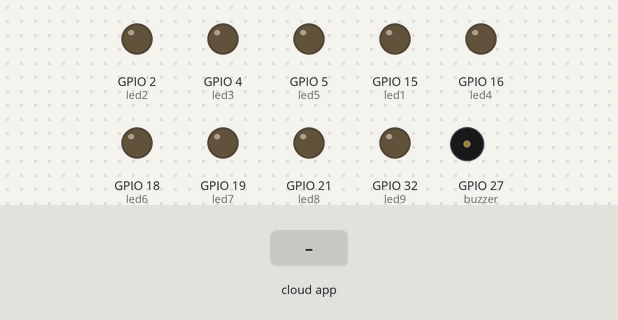
Recording of a sketch running on a simulated ESP32. Parts: output pins drawn as LEDs (lit = HIGH), buzzer (waves = sounding). The inputs (shaded band) are chosen by the test bench. WiFi joins after 1.5 s; servers stay silent unless stated; the local clock reads 2024-03-15 10:24:30 at power-on unless the sketch sets it; the Firebase database answers and starts empty; what the sketch prints to the serial monitor is not drawn.

Above: at 2.7 s.
2.8 s: the phone or cloud app sets funcaoalarme to 1
At 5.8 s:
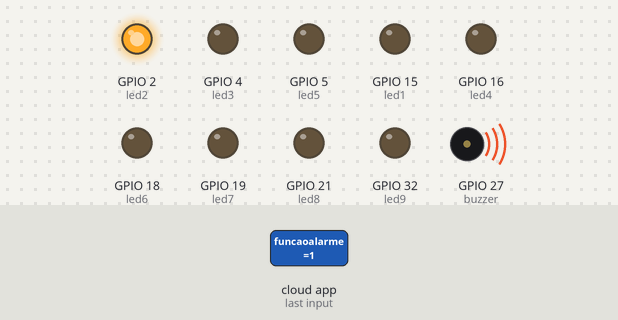
6.7 s: the phone or cloud app sets hora to 1
At 12.0 s:
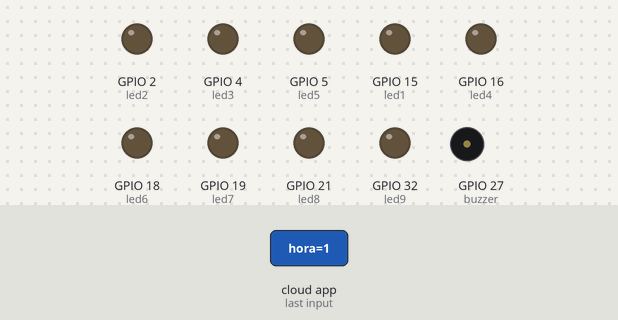
Timing chart, 0 to 13.5 s (numbered marks = the images above; inputs shaded):
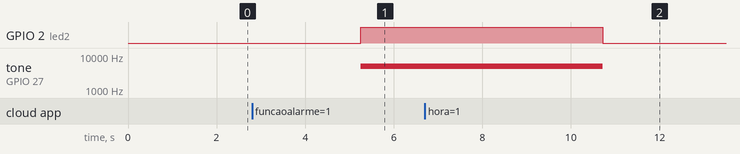

Measured:
- after the input at 2.8 s, GPIO 2 (led2): LOW → HIGH after 2.5 s; tone on GPIO 27 (buzzer): silent → 5000 Hz after 2.5 s
- after the input at 6.7 s, GPIO 2 (led2): HIGH → LOW after 4.0 s; tone on GPIO 27 (buzzer): 5000 Hz → silent after 4.0 s

The sketch:

teste27.ino
```cpp
//Biblioteca
#include <NTPClient.h>  // Biblioteca do NTP.
#include <WiFi.h>       // Biblioteca do WiFi.
#include <IOXhop_FirebaseESP32.h>
#include <ArduinoJson.h>
#include <TimeAlarms.h>
#include <TimeLib.h>


#define FIREBASE_HOST "https://projetoaulaextra-64b8d-default-rtdb.firebaseio.com"
#define FIREBASE_AUTH "XWj6EaNcf9tpwxrAjAM995NJxDjZSceyxjIiLyjd"
#define WIFI_SSID "Teste"
#define WIFI_PASSWORD "123456780"

#define led1 15
#define led2 2  // definição dos pinos de saidas
#define led3 4
#define led4 16
#define led5 5  // definição dos pinos de saidas
#define led6 18
#define led7 19
#define led8 21
#define led9 32
#define buzzer 27

// setting PWM properties
const int freq = 5000;
const int ledChannel = 0;
const int resolution = 8;


//Conexão com wifi
const char* ssid = "Teste";
const char* password = "123456780";
// --------------Configuração de relógio online -------------------
const char* ntpServer1 = "c.st1.ntp.br";  //Endereço 1
const char* ntpServer2 = "pool.ntp.org";  //Endereço 2
const long gmtOffset_sec = 0;
const int daylightOffset_sec = -3600 * 3;

//***** Variáveis para controle de tempo ****
unsigned long tempoAtual;
unsigned long tempoAlarmeTools;
unsigned long tempoTesteMaleta;
unsigned long tempoLed;

unsigned long tempoAtualCase0;
unsigned long tempoAtualCase0_1;
//*******************************************
unsigned char step;  // Controle da máquina de estado para leitura da programação dos compartimentos.
unsigned char stepTesteMaleta;

static uint8_t ChAnterior[8];
static uint8_t CmAnterior[8];
static uint8_t horaAnterior[8];
static uint8_t minutoAnterior[8];

int hrs = 0;
int mins = 0;
uint8_t Ch[8];
uint8_t Cm[8];
uint8_t hora[8];
uint8_t minuto[8];
uint8_t horamedi[8];
uint8_t minmedi[8];
bool ajustarHoraMinuto[8];
uint8_t desligaLed;

// static uint8_t ChAnterior[8];
// static uint8_t CmAnterior[8];
// static uint8_t horaAnterior[8];
// static uint8_t minutoAnterior[8];

int funcaoalarme;
int funcao;
int led_statusC1;
int led_statusC2;
int led_statusC3;
int led_statusC4;
int led_statusC5;
int led_statusC6;
int led_statusC7;
int led_statusC8;
int led_statusC9;
int buzzer_status;


struct tm timeinfo;

void printLocalTime() {

  if (!getLocalTime(&timeinfo)) {
    Serial.println("Não foi possivel obter o tempo");
    return;
  }                                    //Caso não consiga buscar o horario
  Serial.println(&timeinfo, "%H:%M");  //Saida horario monitor serial
}


void calculaHora(uint8_t Ch, uint8_t Cm, uint8_t hora, uint8_t minuto, uint8_t *valorHora, uint8_t *valorMinuto) {
  *valorHora   = Ch + hora;
  *valorMinuto = Cm + minuto;

  // Correção dos minutos e horas
  if (*valorMinuto >= 60) {
    *valorHora += *valorMinuto / 60; // Soma o resultado da divisão ao valor da Hora
    *valorMinuto %= 60;             // Recebe o resto da divisão, desta forma teremos o valor em minutos.
  }

  // Correção do valor das Horas
  if (*valorHora >= 24) {
    *valorHora %= 24;
  }

  // Ajusta a hora de tomar o remédio coma hora atual do relógio,
  // Quando a maleta é desliga e ligada novamente após minutos ou horas de tomar o remédio
  // é preciso fazer o ajuste até a hora atual.
  while (*valorHora < hrs || *valorMinuto < mins) {
    incrementoDaHora(hora, minuto, &(*valorHora), &(*valorMinuto));
  }

}


void incrementoDaHora(uint8_t incHora, uint8_t incMinutos, uint8_t *hora, uint8_t *minuto) {
  *minuto += incMinutos;
  *hora += incHora;

  if (*minuto >= 60) {
    *hora += *minuto / 60;  // Adiciona o resultado da divisão ao valor da Hora
    *minuto %= 60;          // Recebe o resto da divisão, resultando no valor correto em minutos
  }

  if (*hora >= 24) {
    *hora %= 24;  // Conversão hora
  }
}

bool houveAtualizacao(uint8_t compartimento) {
  bool status = false; // Não houve atualização do horário
  /*
      Serial.println("*********");
      Serial.println("houveAtualizacao_0:");
      Serial.println(Ch[compartimento]);
      Serial.println(ChAnterior[compartimento]);
      Serial.println(Cm[compartimento]);
      Serial.println(CmAnterior[compartimento]);
      Serial.println(hora[compartimento]);
      Serial.println(horaAnterior[compartimento]);
      Serial.println(minuto[compartimento]);
      Serial.println(minutoAnterior[compartimento]);
      Serial.println("*********");
  */

  if (Ch[compartimento] != ChAnterior[compartimento]) {
    ChAnterior[compartimento] = Ch[compartimento];
    status = true;
  }
  if (Cm[compartimento] != CmAnterior[compartimento]) {
    CmAnterior[compartimento] = Cm[compartimento];
    status = true;
  }
  if (hora[compartimento] != horaAnterior[compartimento]) {
    horaAnterior[compartimento] = hora[compartimento];
    status = true;
  }
  if (minuto[compartimento] != minutoAnterior[compartimento]) {
    minutoAnterior[compartimento] = minuto[compartimento];
    status = true;
  }
  return status;
}

// Função declaração alarme
void AlarmTools() {

  Serial.println("*********");
  Serial.print("step:");
  Serial.println(step);

  switch (step) {
    case 0:
      tempoAtualCase0 = millis();
      funcaoalarme = Firebase.getBool("maleta/funcaoalarme");
      hrs = timeinfo.tm_hour;
      mins = timeinfo.tm_min;
      step++;
      break;

    case 1:
      tempoAtualCase0 = millis();
      Ch[0] = Firebase.getInt("maleta/C1/hora");
      Cm[0] = Firebase.getInt("maleta/C1/min");
      hora[0] = Firebase.getInt("maleta/C1/adhoramed");
      minuto[0] = Firebase.getInt("maleta/C1/adminmed");
      if (houveAtualizacao(0)) { // Se houve atualização da programação, recalcula a hora de tomar o remédio.
        calculaHora(Ch[0], Cm[0], hora[0], minuto[0], &horamedi[0], &minmedi[0]);
      }
      step++;
      tempoAtualCase0_1 = millis();
      Serial.println("*********");
      Serial.print("Tempo para ler os dados:");
      Serial.println(tempoAtualCase0_1 - tempoAtualCase0);
      break;

    //    case 2:
    //      tempoAtualCase0 = millis();
    //      Ch[1] = Firebase.getInt("maleta/C2/hora");
    //      Cm[1] = Firebase.getInt("maleta/C2/min");
    //      hora[1] = Firebase.getInt("maleta/C2/adhoramed");
    //      minuto[1] = Firebase.getInt("maleta/C2/adminmed");
    //      horamedi[1] = Ch[1] + hora[1];
    //      minmedi[1] = Cm[1] + minuto[1];
    //      if (houveatualizacao(1)) {
    //        calculaHora(Ch[1], Cm[1], hora[1], minuto[1], &horamedi[1], &minmedi[1]);
    //      }
    //      step++;
    //      tempoAtualCase0_1 = millis();
    //      Serial.println("*********");
    //      Serial.print("Tempo para ler os dados:");
    //      Serial.println(tempoAtualCase0_1 - tempoAtualCase0);
    //      break;
    //
    //    case 3:
    //      tempoAtualCase0 = millis();
    //      Ch[2] = Firebase.getInt("maleta/C3/hora");
    //      Cm[2] = Firebase.getInt("maleta/C3/min");
    //      hora[2] = Firebase.getInt("maleta/C3/adhoramed");
    //      minuto[2] = Firebase.getInt("maleta/C3/adminmed");
    //      horamedi[2] = Ch[2] + hora[2];
    //      minmedi[2] = Cm[2] + minuto[2];
    //      if (houveatualizacao(2)) {
    //        calculaHora(Ch[2], Cm[2], hora[2], minuto[2], &horamedi[2], &minmedi[2]);
    //      }
    //
    //      step++;
    //      tempoAtualCase0_1 = millis();
    //      Serial.println("*********");
    //      Serial.print("Tempo para ler os dados:");
    //      Serial.println(tempoAtualCase0_1 - tempoAtualCase0);
    //      break;
    //
    //    case 4:
    //      tempoAtualCase0 = millis();
    //      Ch[3] = Firebase.getInt("maleta/C4/hora");
    //      Cm[3] = Firebase.getInt("maleta/C4/min");
    //      hora[3] = Firebase.getInt("maleta/C4/adhoramed");
    //      minuto[3] = Firebase.getInt("maleta/C4/adminmed");
    //      horamedi[3] = Ch[3] + hora[3];
    //      minmedi[3] = Cm[3] + minuto[3];
    //      if (houveatualizacao(3)) {
    //        calculaHora(Ch[3], Cm[3], hora[3], minuto[3], &horamedi[3], &minmedi[3]);
    //      }
    //
    //      step++;
    //      tempoAtualCase0_1 = millis();
    //      Serial.println("*********");
    //      Serial.print("Tempo para ler os dados:");
    //      Serial.println(tempoAtualCase0_1 - tempoAtualCase0);
    //      break;
    //
    //    case 5:
    //      tempoAtualCase0 = millis();
    //      Ch[4] = Firebase.getInt("maleta/C5/hora");
    //      Cm[4] = Firebase.getInt("maleta/C5/min");
    //      hora[4] = Firebase.getInt("maleta/C5/adhoramed");
    //      minuto[4] = Firebase.getInt("maleta/C5/adminmed");
    //      horamedi[4] = Ch[4] + hora[4];
    //      minmedi[4] = Cm[4] + minuto[4];
    //      if (houveatualizacao(4)) {
    //        calculaHora(Ch[4], Cm[4], hora[4], minuto[4], &horamedi[4], &minmedi[4]);
    //      }
    //
    //      step++;
    //      tempoAtualCase0_1 = millis();
    //      Serial.println("*********");
    //      Serial.print("Tempo para ler os dados:");
    //      Serial.println(tempoAtualCase0_1 - tempoAtualCase0);
    //      break;
    //
    //    case 6:
    //      tempoAtualCase0 = millis();
    //      Ch[5] = Firebase.getInt("maleta/C6/hora");
    //      Cm[5] = Firebase.getInt("maleta/C6/min");
    //      hora[5] = Firebase.getInt("maleta/C6/adhoramed");
    //      minuto[5] = Firebase.getInt("maleta/C6/adminmed");
    //      horamedi[5] = Ch[5] + hora[5];
    //      minmedi[5] = Cm[5] + minuto[5];
    //      // if (houveatualizacao(5)) {
    //      calculaHora(Ch[5], Cm[5], hora[5], minuto[5], &horamedi[5], &minmedi[5]);
    //      // }
    //      step++;
    //      tempoAtualCase0_1 = millis();
    //      Serial.println("*********");
    //      Serial.print("Tempo para ler os dados:");
    //      Serial.println(tempoAtualCase0_1 - tempoAtualCase0);
    //      break;
    //
    //    case 7:
    //      tempoAtualCase0 = millis();
    //      Ch[6] = Firebase.getInt("maleta/C7/hora");
    //      Cm[6] = Firebase.getInt("maleta/C7/min");
    //      hora[6] = Firebase.getInt("maleta/C7/adhoramed");
    //      minuto[6] = Firebase.getInt("maleta/C7/adminmed");
    //      horamedi[6] = (Ch[6] + hora[6]) * horamedi[6];
    //      minmedi[6] = (Cm[6] + minuto[6]) * minmedi[6];
    //      if (houveatualizacao(6)) {
    //        calculaHora(Ch[6], Cm[6], hora[6], minuto[6], &horamedi[6], &minmedi[6]);
    //      }
    //
    //      step++;
    //      tempoAtualCase0_1 = millis();
    //      Serial.println("*********");
    //      Serial.print("Tempo para ler os dados:");
    //      Serial.println(tempoAtualCase0_1 - tempoAtualCase0);
    //      break;
    //
    //    case 8:
    //      tempoAtualCase0 = millis();
    //      Ch[7] = Firebase.getInt("maleta/C8/hora");
    //      Cm[7] = Firebase.getInt("maleta/C8/min");
    //      hora[7] = Firebase.getInt("maleta/C8/adhoramed");
    //      minuto[7] = Firebase.getInt("maleta/C8/adminmed");
    //      horamedi[7] = Ch[7] + hora[7];
    //      minmedi[7] = Cm[7] + minuto[7];
    //      if (houveatualizacao(7)) {
    //        calculaHora(Ch[7], Cm[7], hora[7], minuto[7], &horamedi[7], &minmedi[7]);
    //      }
    //      step++;
    //      tempoAtualCase0_1 = millis();
    //      Serial.println("*********");
    //      Serial.print("Tempo para ler os dados:");
    //      Serial.println(tempoAtualCase0_1 - tempoAtualCase0);
    //
    //      break;
    //
    //    case 9:
    //      tempoAtualCase0 = millis();
    //      Ch[8] = Firebase.getInt("maleta/C9/hora");
    //      Cm[8] = Firebase.getInt("maleta/C9/min");
    //      hora[8] = Firebase.getInt("maleta/C9/adhoramed");
    //      minuto[8] = Firebase.getInt("maleta/C9/adminmed");
    //      // horamedi[0] = Ch[0] + hora[0];
    //      // minmedi[0] = Cm[0] + minuto[0];
    //      if (houveatualizacao(8)) {
    //        calculaHora(Ch[8], Cm[8], hora[8], minuto[8], &horamedi[8], &minmedi[8]);
    //      }
    //
    //
    //      step = 0;
    //      tempoAtualCase0_1 = millis();
    //      Serial.println("*********");
    //      Serial.print("Tempo para ler os dados:");
    //      Serial.println(tempoAtualCase0_1 - tempoAtualCase0);
    //      break;


    default:
      step = 0;
      break;
  }
}

void CtrBuzzer(bool ligaDesl) {
  if (ligaDesl) {
    ledcAttachPin(buzzer, ledChannel);
    ledcWriteTone(ledChannel, 5000);
  } else {
    ledcWriteTone(ledChannel, 0);
    ledcDetachPin(buzzer);
  }
}

void setup() {
  step = 0;
  stepTesteMaleta = 0;
  tempoAtual = 0;
  tempoAlarmeTools = 0;
  tempoTesteMaleta = 0;

  Serial.begin(115200);

  configTime(gmtOffset_sec, daylightOffset_sec, ntpServer1, ntpServer2);  //Configuração Time

  pinMode(led1, OUTPUT);
  pinMode(led2, OUTPUT);
  pinMode(led3, OUTPUT);
  pinMode(led4, OUTPUT);
  pinMode(led5, OUTPUT);
  pinMode(led6, OUTPUT);
  pinMode(led7, OUTPUT);
  pinMode(led8, OUTPUT);
  pinMode(led9, OUTPUT);
  pinMode(buzzer, OUTPUT);

  ledcSetup(ledChannel, freq, resolution);

  // attach the channel to the GPIO to be controlled
  ledcAttachPin(buzzer, ledChannel);

  Serial.printf("Connecting to %s ", ssid);
  WiFi.begin(ssid, password);
  while (WiFi.status() != WL_CONNECTED) {
    delay(500);
    Serial.println(".");
  }
  Serial.println(" WIFI CONECTADO!");

  // -------- Conexão Firebase --------------------
  Firebase.begin(FIREBASE_HOST, FIREBASE_AUTH);


  for (uint8_t x = 0; x < 8; x++) {
    ChAnterior[x] = 255;
    CmAnterior[x] = 255;
    horaAnterior[x] = 255;
    minutoAnterior[x] = 255;
    // Ajusta hora e minuto, quando ligar a maleta
    horamedi[x] = hrs;
    minmedi[x]  = mins;
  }
}


void loop() {
  tempoAtual = millis();

  if (tempoAtual >= (tempoAlarmeTools + 5000)) {
    tempoAlarmeTools = tempoAtual;
    AlarmTools();
  }
  // Serial.println("*********");
  // Serial.print("tempoTesteMaleta:");
  // Serial.println(tempoTesteMaleta);

  // Serial.println("*********");
  // Serial.print("stepTesteMaleta:");
  // Serial.println(stepTesteMaleta);

  if (tempoAtual >= (tempoTesteMaleta + 50)) {
    tempoTesteMaleta = tempoAtual;

    if (!funcaoalarme) {
      switch (stepTesteMaleta) {
        case 0:
          buzzer_status = Firebase.getBool("maleta/buzzer_status");
          stepTesteMaleta++;
          break;
        case 1:
          led_statusC1 = Firebase.getBool("maleta/C1/led_status");
          stepTesteMaleta++;
          break;
        case 2:
          led_statusC2 = Firebase.getBool("maleta/C2/led_status");
          stepTesteMaleta++;
          break;
        case 3:
          led_statusC3 = Firebase.getBool("maleta/C3/led_status");
          stepTesteMaleta++;
          break;
        case 4:
          led_statusC4 = Firebase.getBool("maleta/C4/led_status");
          stepTesteMaleta++;
          break;
        case 5:
          led_statusC5 = Firebase.getBool("maleta/C5/led_status");
          stepTesteMaleta++;
          break;
        case 6:
          led_statusC6 = Firebase.getBool("maleta/C6/led_status");
          stepTesteMaleta++;
          break;
        case 7:
          led_statusC7 = Firebase.getBool("maleta/C7/led_status");
          stepTesteMaleta++;
          break;
        case 8:
          led_statusC8 = Firebase.getBool("maleta/C8/led_status");
          stepTesteMaleta++;
          break;
        case 9:
          led_statusC9 = Firebase.getBool("maleta/C9/led_status");
          stepTesteMaleta = 0;
          break;
        default:
          stepTesteMaleta = 0;
          break;
      }
    }
  }


  // Operação da Maleta, indica ao usuário quando deve tomar o remédio
  if (funcaoalarme) {

    Serial.println(hrs);

    if (funcaoalarme) {

      // Apaga o Led e desliga o Buzzer
      if (tempoAtual >= (tempoLed + 5000)) {
        tempoLed = tempoAtual;
        if (desligaLed) {
          Serial.println("Desliga Led");
          digitalWrite(desligaLed, LOW);
          CtrBuzzer(false);
          desligaLed = 0;
          //delay(1000);
        }
      }

      Serial.println("********1");
      Serial.println("Hora de tomar remédio:");
      Serial.println(hrs);
      Serial.println(mins);
      Serial.println(horamedi[0]);
      Serial.println(minmedi[0]);
      if (hrs >= horamedi[0] && mins >= minmedi[0]) {
        desligaLed = led2;
        digitalWrite(led2, HIGH);
        CtrBuzzer(true); // Liga o Buzzer
        // Determina o próximo horário para tomar o remédio
        incrementoDaHora(hora[0], minuto[0], &horamedi[0], &minmedi[0]);
        Serial.println("********2");
        Serial.println("Hora de tomar remédio:");
        Serial.println(hora[0]);
        Serial.println(minuto[0]);
        Serial.println(horamedi[0]);
        Serial.println(minmedi[0]);
      }
      //else
      ////      digitalWrite(led1, LOW);
      //    }
      // if (hrs == horamedi[1] && mins == minmedi[1]) {
      //   digitalWrite(led2, HIGH);
      //   ledcWrite(ledChannel, 5000);
      // } else {
      //   digitalWrite(led2, LOW);
      // }
      // if (hrs == horamedi[2] && mins == minmedi[2]) {
      //   digitalWrite(led3, HIGH);
      //   ledcWrite(ledChannel, 5000);
      // } else {
      //   digitalWrite(led3, LOW);
      // }
      // if (hrs == horamedi[3] && mins == minmedi[3]) {
      //   digitalWrite(led4, HIGH);
      //   ledcWrite(ledChannel, 5000);
      // } else {
      //   digitalWrite(led4, LOW);
      // }
      // if (hrs == horamedi[4] && mins == minmedi[4]) {
      //   digitalWrite(led5, HIGH);
      //   ledcWrite(ledChannel, 5000);
      // } else {
      //   digitalWrite(led5, LOW);
      // }
      // if (hrs == horamedi[5] && mins == minmedi[5]) {
      //   digitalWrite(led6, HIGH);
      //   ledcWrite(ledChannel, 5000);
      // } else {
      //   digitalWrite(led6, LOW);
      // }
      // if (hrs == horamedi[6] && mins == minmedi[6]) {
      //   digitalWrite(led7, HIGH);
      //   ledcWrite(ledChannel, 5000);
      // } else {
      //   digitalWrite(led7, LOW);
      // }
      // if (hrs == horamedi[7] && mins == minmedi[7]) {
      //   digitalWrite(led8, HIGH);
      //   ledcWrite(ledChannel, 5000);
      // } else {
      //   digitalWrite(led8, LOW);
      // }
      // if (hrs == horamedi[8] && mins == minmedi[8]) {
      //   digitalWrite(led9, HIGH);
      //   ledcWrite(ledChannel, 5000);
      // } else {
      //   digitalWrite(led9, LOW);
      // }
      // if (hrs == horamedi[8] && mins == minmedi[8]) {
      //   digitalWrite(led9, HIGH);
      //   ledcWrite(ledChannel, 5000);
      //   // Determina o próximo horário para tomar o remédio
      //   // incrementoDaHora(&horamedi[8], &minmedi[8], hora[8], minuto[8]);
      //   Serial.println(minmedi[8]);

      // } else {
      //   digitalWrite(led9, LOW);
      // }

      //printLocalTime();
    }

    // // Verifica se deve executar a rotina de teste da maleta
    // if (!funcaoalarme) {
    //   if (led_statusC1 == 1) {
    //     digitalWrite(led1, HIGH);
    //     delay(5000);
    //     digitalWrite(led1, LOW);
    //     led_statusC1 = false;
    //     Firebase.setBool("maleta/C1/led_status", led_statusC1);
    //   }
    //   if (led_statusC2 == 1) {
    //     digitalWrite(led2, HIGH);
    //     delay(5000);
    //     digitalWrite(led2, LOW);
    //     led_statusC2 = false;
    //     Firebase.setBool("maleta/C2/led_status", led_statusC2);
    //   }
    //   if (led_statusC3 == 1) {
    //     digitalWrite(led3, HIGH);
    //     delay(5000);
    //     digitalWrite(led3, LOW);
    //     led_statusC3 = false;
    //     Firebase.setBool("maleta/C3/led_status", led_statusC3);
    //   }
    //   if (led_statusC4 == 1) {
    //     digitalWrite(led4, HIGH);
    //     delay(5000);
    //     digitalWrite(led4, LOW);
    //     led_statusC4 = false;
    //     Firebase.setBool("maleta/C4/led_status", led_statusC4);
    //   }
    //   if (led_statusC5 == 1) {
    //     digitalWrite(led5, HIGH);
    //     delay(5000);
    //     digitalWrite(led5, LOW);
    //     led_statusC5 = false;
    //     Firebase.setBool("maleta/C5/led_status", led_statusC5);
    //   }

    //   if (led_statusC6 == 1) {
    //     digitalWrite(led6, HIGH);
    //     delay(5000);
    //     digitalWrite(led6, LOW);
    //     led_statusC6 = false;
    //     Firebase.setBool("maleta/C6/led_status", led_statusC6);
    //   }

    //   if (led_statusC7 == 1) {
    //     digitalWrite(led7, HIGH);
    //     delay(5000);
    //     digitalWrite(led7, LOW);
    //     led_statusC7 = false;
    //     Firebase.setBool("maleta/C7/led_status", led_statusC7);
    //   }

    //   if (led_statusC8 == 1) {
    //     digitalWrite(led8, HIGH);
    //     delay(5000);
    //     digitalWrite(led8, LOW);
    //     led_statusC8 = false;
    //     Firebase.setBool("maleta/C8/led_status", led_statusC8);
    //   }

    //   if (led_statusC9 == 1) {
    //     digitalWrite(led9, HIGH);
    //     delay(5000);
    //     digitalWrite(led9, LOW);
    //     led_statusC9 = false;
    //     Firebase.setBool("maleta/C9/led_status", led_statusC9);
    //   }
    //   if (buzzer_status == 1) {
    //     ledcWriteTone(ledChannel, 1000);
    //     delay(1000);
    //     buzzer_status = false;
    //     Firebase.setBool("maleta/buzzer_status", buzzer_status);
    //   }
    // }
    //  printLocalTime();
  }
}
```
